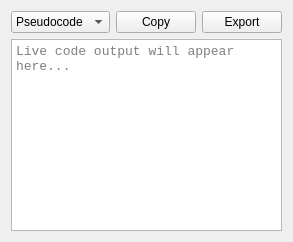
                            <widget class="QWidget" name="tabCode">
                                <attribute name="title">
                                    <string>Code</string>
                                </attribute>
                                <layout class="QVBoxLayout" name="codeTabLayout">
                                    <item>
                                        <layout class="QHBoxLayout" name="codeGenToolbarLayout">
                                            <item>
                                                <widget class="QComboBox" name="codeGenLangCombo">
                                                    <item>
                                                        <property name="text">
                                                            <string>Pseudocode</string>
                                                        </property>
                                                    </item>
                                                    <item>
                                                        <property name="text">
                                                            <string>Python</string>
                                                        </property>
                                                    </item>
                                                    <item>
                                                        <property name="text">
                                                            <string>C</string>
                                                        </property>
                                                    </item>
                                                    <item>
                                                        <property name="text">
                                                            <string>Java</string>
                                                        </property>
                                                    </item>
                                                </widget>
                                            </item>
                                            <item>
                                                <widget class="QPushButton" name="codeGenCopyBtn">
                                                    <property name="text">
                                                        <string>Copy</string>
                                                    </property>
                                                </widget>
                                            </item>
                                            <item>
                                                <widget class="QPushButton" name="codeGenSaveBtn">
                                                    <property name="text">
                                                        <string>Export</string>
                                                    </property>
                                                </widget>
                                            </item>
                                        </layout>
                                    </item>
                                    <item>
                                        <widget class="QTextBrowser" name="codeGenOutput">
                                            <property name="font">
                                                <font>
                                                    <family>Consolas</family>
                                                    <pointsize>10</pointsize>
                                                </font>
                                            </property>
                                            <property name="readOnly">
                                                <bool>true</bool>
                                            </property>
                                            <property name="placeholderText">
                                                <string>Live code output will appear here...</string>
                                            </property>
                                        </widget>
                                    </item>
                                </layout>
                            </widget>
